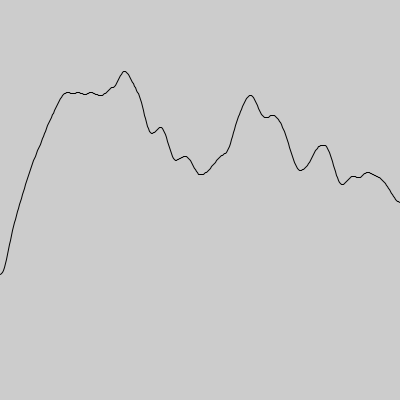
Frame 1 (no input)
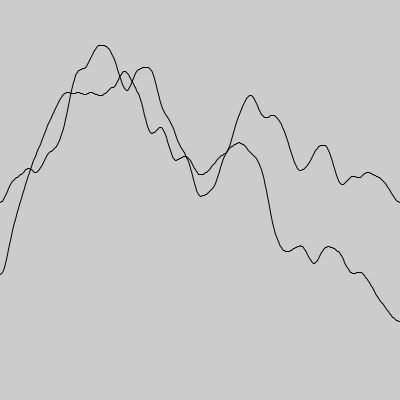
Frame 2 (the mouse pressed at the canvas centre, redrawn once)

The Processing sketch that drew these frames (run headless with seeded random() and noise(); the mouse was pressed at the canvas centre and the sketch redrawn once):

// Processing sketch: aula19_g01_exe04
// ── aula19_g01_exe04.pde
//Perlin noise
float x=10, y=200; float offset=0;
void setup() {
  size(400, 400);
  noFill(); 
  noiseSeed(1);
}
void draw() {
  beginShape();
  for (x=0; x<400; x=x+1) {
    //y=random(0, 400);
    y=noise(offset) * 400;
    vertex(x, y);
    offset = offset + 0.01; //->variação em relação ao anterior
  }
  endShape();
  noLoop();
}
